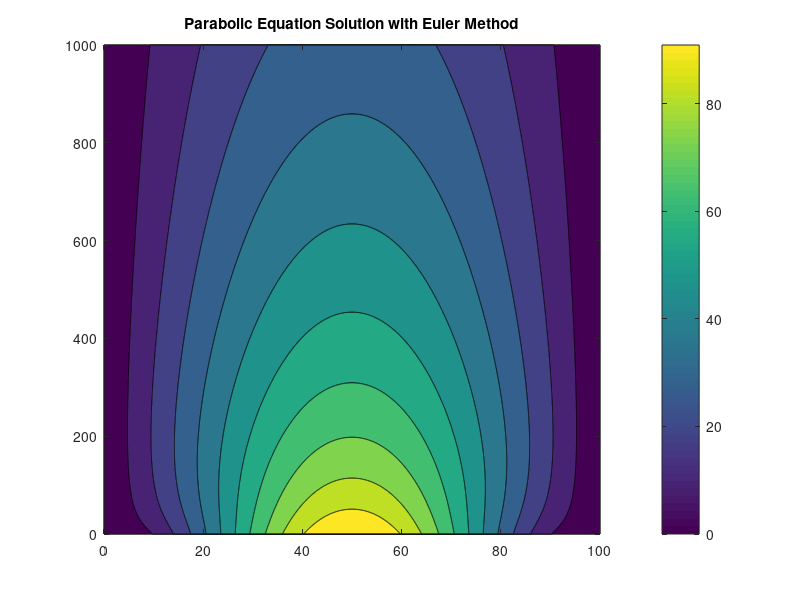
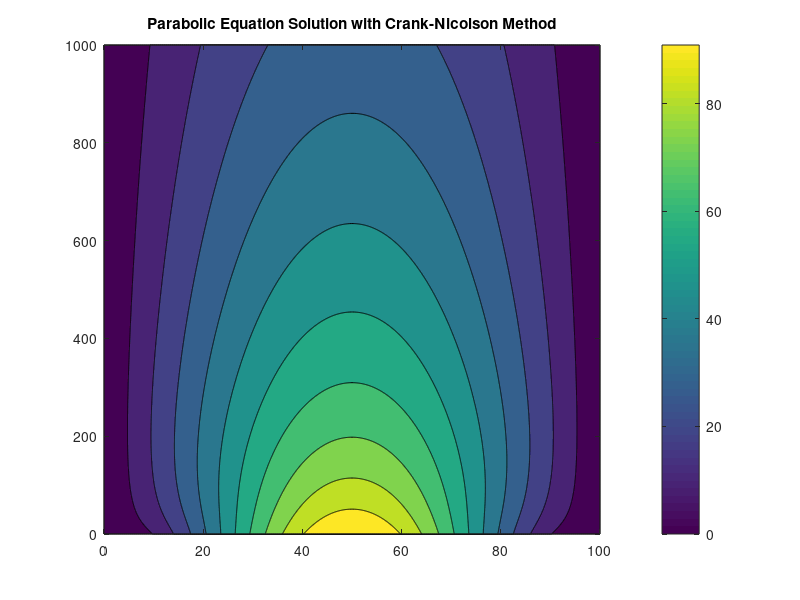

The MATLAB script that drew these images, in order:
clc 
clear

L = 100;
T0 = 100;
a = 1;


% Euler Method
tmax = 1000;
dx = 0.5;
dt = 0.1;
r = dt/(a*dx^2);

x = 0:dx:L;
t = 0:dt:tmax;

u_euler = zeros(length(x), length(t));
u_euler(:, 1) = T0*(sin(pi*x/L).^2);


for j = 2:length(t)
    for i = 2:length(x)-1
        u_euler(i, j) = r*u_euler(i+1, j-1) + (1-2*r)*u_euler(i, j-1) + r*u_euler(i-1, j-1);
    end
end

X = linspace(0, L, length(x));
T = linspace(0, tmax, length(t));
[X,T] = meshgrid(X, T);

figure(1);
contourf(X, T, u_euler');
colorbar;
title("Parabolic Equation Solution with Euler Method");


% Crank-Nicolson
tmax = 1000;
dx = 0.4;
dt = 0.1;
r = dt/(a*dx^2);
lambda = 0.4;

x = 0:dx:L;
t = 0:dt:tmax;
M = length(x);
N = length(t);

u_CN = zeros(N, M);
u_CN(1, :) = T0*(sin(pi*x/L).^2);

A = (1+2*(1-lambda)*r)*diag(ones(M-1,1))-(1-lambda)*r*diag(ones(M-2,1),1)...
    -(1-lambda)*r*diag(ones(M-2,1),-1);
B = zeros(M-1, 1);

for n = 2 : N 
    for m = 2 : M-1 
         B(m-1) = lambda*r*u_CN(n-1,m+1)+(1-2*lambda*r)*u_CN(n-1,m)...
             +lambda*r*u_CN(n-1,m-1);
    end

    sol = A\B; 
    u_CN(n,2:M) = sol'; 
end

X = linspace(0, L, length(x));
T = linspace(0, tmax, length(t));
[X,T] = meshgrid(X, T);

figure(2);
contourf(X, T, u_CN);
colorbar;
title("Parabolic Equation Solution with Crank-Nicolson Method")